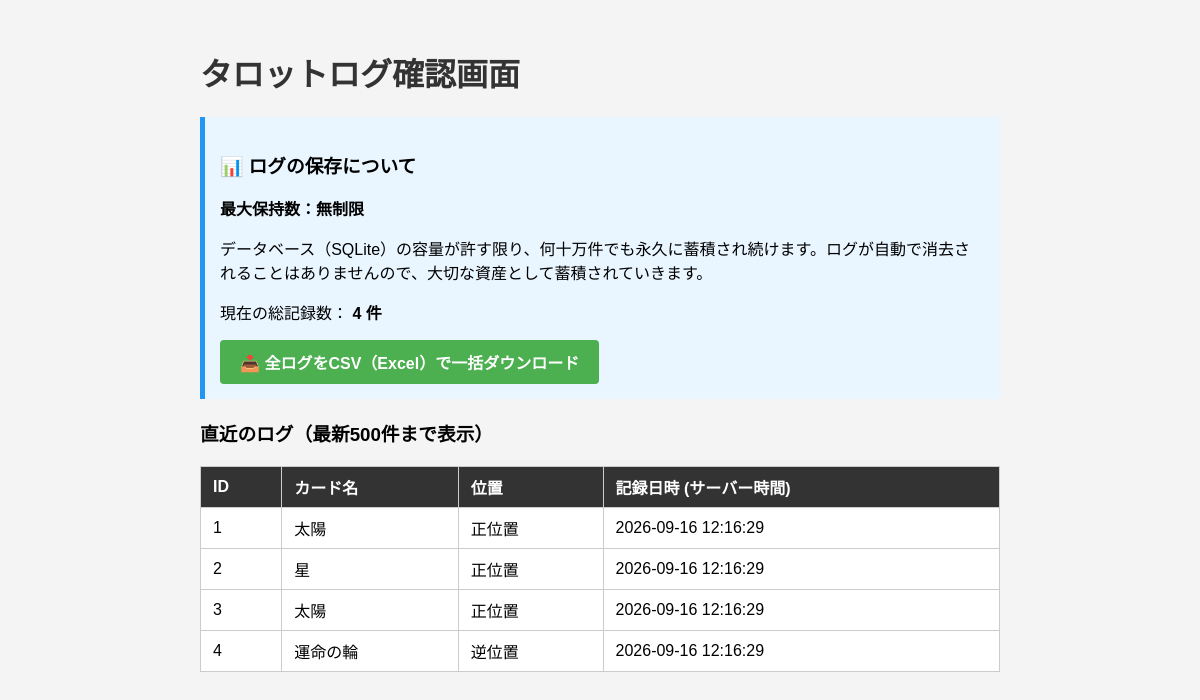
The page /view_logs.php on the database its author committed.
### tables this page shows
CREATE TABLE tarot_logs (id INTEGER PRIMARY KEY AUTOINCREMENT, card_name TEXT NOT NULL, position TEXT NOT NULL, created_at DATETIME DEFAULT CURRENT_TIMESTAMP);

### view_logs.php (the view, shortened to what this page needs)
<?php
$db_file = __DIR__ . '/tarot_log.sqlite';
$logs = [];
if (file_exists($db_file)) {
    try {
        $pdo = new PDO('sqlite:' . $db_file);
        $pdo->setAttribute(PDO::ATTR_ERRMODE, PDO::ERRMODE_EXCEPTION);
        $stmt = $pdo->query("SELECT name FROM sqlite_master WHERE type='table' AND name='tarot_logs'");
        if ($stmt->fetch()) {
            $stmt = $pdo->query("SELECT * FROM tarot_logs ORDER BY created_at DESC LIMIT 500");
            $logs = $stmt->fetchAll(PDO::FETCH_ASSOC);
            $count_stmt = $pdo->query("SELECT COUNT(*) FROM tarot_logs");
            $total_count = $count_stmt->fetchColumn();
        }
    } catch (Exception $e) {
        $error = "データベースエラー: " . $e->getMessage();
    }
}
?>
<!DOCTYPE html>
<html lang="ja">
<head>
</head>
<body>
    <div class="container">
        <h1>タロットログ確認画面</h1>
        <div class="info-box">
            <h3>📊 ログの保存について</h3>
            <p><strong>最大保持数：無制限</strong></p>
            <p>データベース（SQLite）の容量が許す限り、何十万件でも永久に蓄積され続けます。ログが自動で消去されることはありませんので、大切な資産として蓄積されていきます。</p>
            <?php if(isset($total_count)): ?>
                <p>現在の総記録数： <strong><?php echo number_format($total_count); ?> 件</strong></p>
            <?php endif; ?>
            <a href="?export=csv" class="btn">📥 全ログをCSV（Excel）で一括ダウンロード</a>
        </div>
        <?php if (empty($logs)): ?>
            <p>ログはまだありません。</p>
        <?php else: ?>
            <h3>直近のログ（最新500件まで表示）</h3>
            <table>
                <tr>
                    <th>ID</th>
                    <th>カード名</th>
                    <th>位置</th>
                    <th>記録日時 (サーバー時間)</th>
                </tr>
                <?php foreach ($logs as $log): ?>
                <tr>
                    <td><?php echo htmlspecialchars($log['id']); ?></td>
                    <td><?php echo htmlspecialchars($log['card_name']); ?></td>
                    <td><?php echo htmlspecialchars($log['position']); ?></td>
                    <td><?php echo htmlspecialchars($log['created_at']); ?></td>
                </tr>
                <?php endforeach; ?>
            </table>
        <?php endif; ?>
    </div>
</body>
</html>

### view_logs.php (style rules this page uses)
body { font-family: sans-serif; padding: 20px; background: #f4f4f4; }
.container { max-width: 800px; margin: 0 auto; }
table { border-collapse: collapse; width: 100%; background: #fff; margin-top: 20px; }
th, td { border: 1px solid #ccc; padding: 8px 12px; text-align: left; }
th { background: #333; color: #fff; }
h1 { color: #333; }
.info-box { background: #e9f5ff; border-left: 5px solid #2196F3; padding: 15px; margin-bottom: 20px; }
.btn { display: inline-block; padding: 10px 20px; background: #4CAF50; color: white; text-decoration: none; border-radius: 4px; font-weight: bold; }

### rows shown on the page
tarot_logs: id "1", card_name "太陽", position "正位置", created_at "2026-09-16 12:16:29"
tarot_logs: id "2", card_name "星", position "正位置", created_at "2026-09-16 12:16:29"
tarot_logs: id "3", card_name "太陽", position "正位置", created_at "2026-09-16 12:16:29"
tarot_logs: id "4", card_name "運命の輪", position "逆位置", created_at "2026-09-16 12:16:29"

### other values the page prints
$total_count "4"
